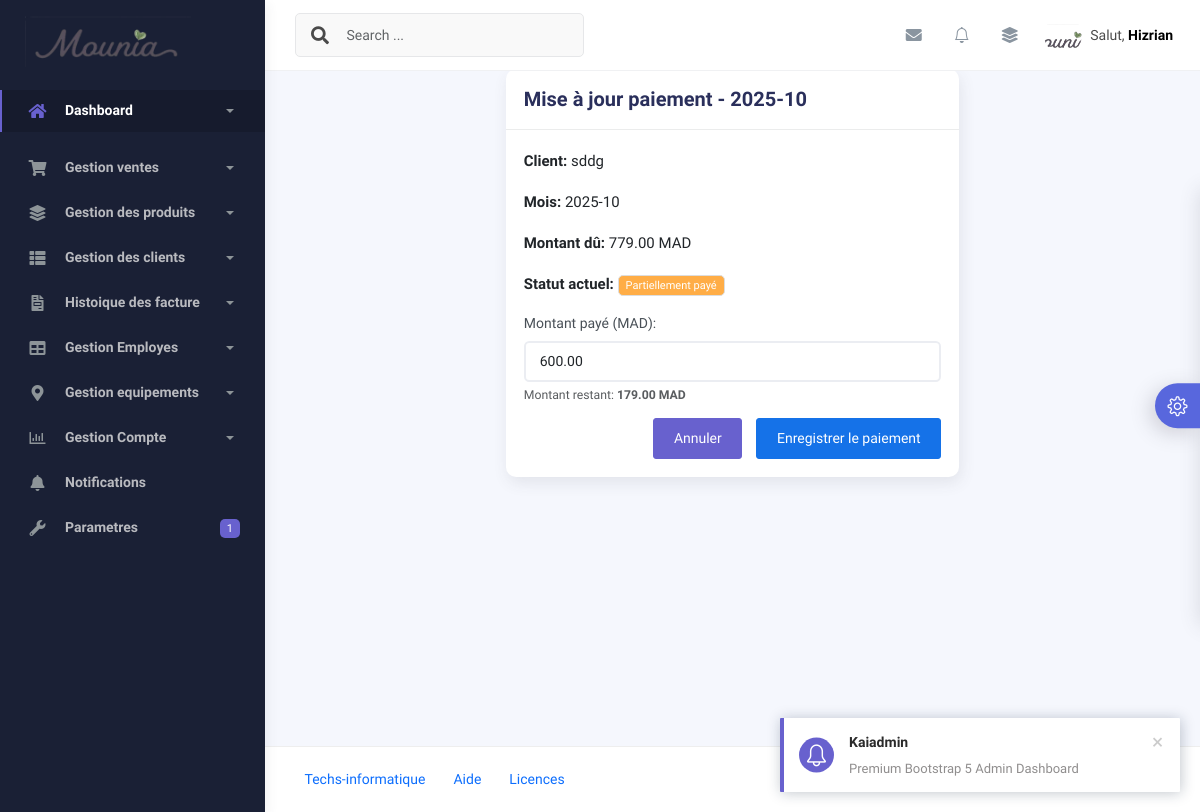
Page /factures/paiment/1/paiement/2025-10/ on the earlier database version.
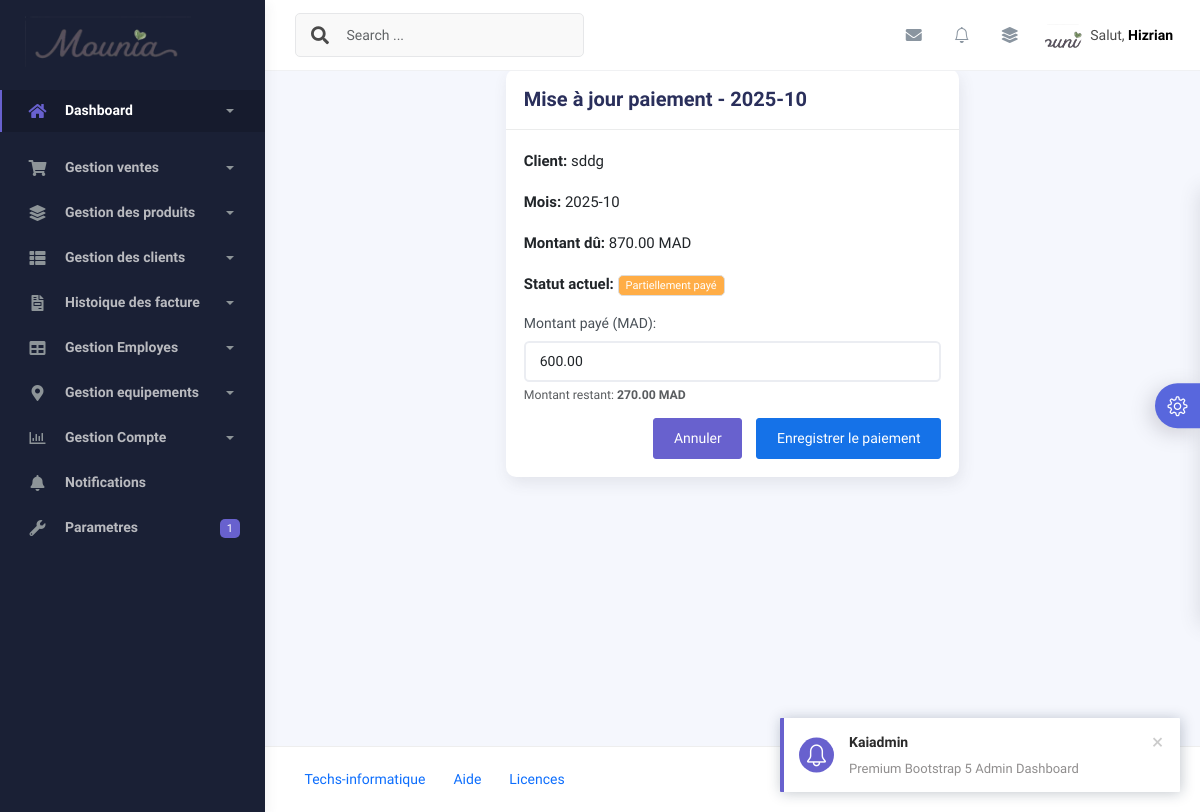
Same page on the later database version.
### application/models.py (models this page shows, shortened)
class Paiement(models.Model):
    STATUT_PAIEMENT_CHOICES = [
        ('paye', 'Payé'),
        ('partiel', 'Partiellement payé'),
        ('non_paye', 'Non payé'),
    ]
    client = models.ForeignKey(Client, on_delete=models.CASCADE, related_name="paiements")
    mois = models.CharField(max_length=7, verbose_name="Mois (YYYY-MM)")
    montant_du = models.DecimalField(max_digits=10, decimal_places=2, verbose_name="Montant dû")
    montant_paye = models.DecimalField(max_digits=10, decimal_places=2, default=0, verbose_name="Montant payé")
    statut = models.CharField(max_length=20, choices=STATUT_PAIEMENT_CHOICES, default='non_paye')
    date_creation = models.DateTimeField(auto_now_add=True)
    date_modification = models.DateTimeField(auto_now=True)
    class Meta:
        verbose_name = "Paiement"
        verbose_name_plural = "Paiements"
        unique_together = ['client', 'mois']
        ordering = ['-mois']
    @property
    def reste_a_payer(self):
        return self.montant_du - self.montant_paye

### application/views.py (the view)
# urls.py: path('factures/paiment/<int:client_id>/paiement/<str:mois>/', views.maj_paiement, name='maj_paiement'),
def maj_paiement(request, client_id, mois):
    client = get_object_or_404(Client, id=client_id)
    paiement = get_object_or_404(Paiement, client=client, mois=mois)
    if request.method == 'POST':
        montant_paye = Decimal(request.POST.get('montant_paye', 0))
        paiement.montant_paye = montant_paye
        paiement.save()
        return redirect('detail_clientpai', client_id=client_id)
    return render(request, 'factures/maj_paiement.html', {
        'client': client,
        'paiement': paiement,
        'title': f'Mise à jour paiement - {mois}'
    })

### application/context_processors.py (called while the page is built)
def parametres_mounia(request):
    return {
        'parametres': ParametresMounia.objects.first() or None
    }

### templates/factures/maj_paiement.html (shortened to what this page needs)
{% extends 'base.html' %} {% block content %}
<div class="container">
  <div class="row justify-content-center">
    <div class="col-md-6">
      <div class="card">
        <div class="card-header">
          <h4 class="card-title mb-0">{{ title }}</h4>
        </div>
        <div class="card-body">
          <div class="mb-3">
            <p><strong>Client:</strong> {{ client.nom }}</p>
            <p><strong>Mois:</strong> {{ paiement.mois }}</p>
            <p><strong>Montant dû:</strong> {{ paiement.montant_du }} MAD</p>
            <p>
              <strong>Statut actuel:</strong>
              <span
                class="badge {% if paiement.statut == 'paye' %}bg-success {% elif paiement.statut == 'partiel' %}bg-warning {% else %}bg-danger{% endif %}"
              >
                {{ paiement.get_statut_display }}
              </span>
            </p>
          </div>
          <form method="post">
            <div class="mb-3">
              <label for="montant_paye" class="form-label"
                >Montant payé (MAD):</label
              >
              <input
                type="number"
                step="0.01"
                min="0"
                max="{{ paiement.montant_du }}"
                name="montant_paye"
                id="montant_paye"
                value="{{ paiement.montant_paye }}"
                class="form-control"
                required
              />
              <div class="form-text">
                Montant restant:
                <strong>{{ paiement.reste_a_payer }} MAD</strong>
              </div>
            </div>
            <div class="d-grid gap-2 d-md-flex justify-content-md-end">
              <a
                href="{% url 'detail_client' client.id %}"
                class="btn btn-secondary me-md-2"
              >
                Annuler
              </a>
              <button type="submit" class="btn btn-primary">
                Enregistrer le paiement
              </button>
            </div>
          </form>
        </div>
      </div>
    </div>
  </div>
</div>
{% endblock %}

Differences in the rows shown:
changed Paiement "Partiellement payé": montant_du "779.00" → "870.00"; reste_a_payer "179.00" → "270.00"
